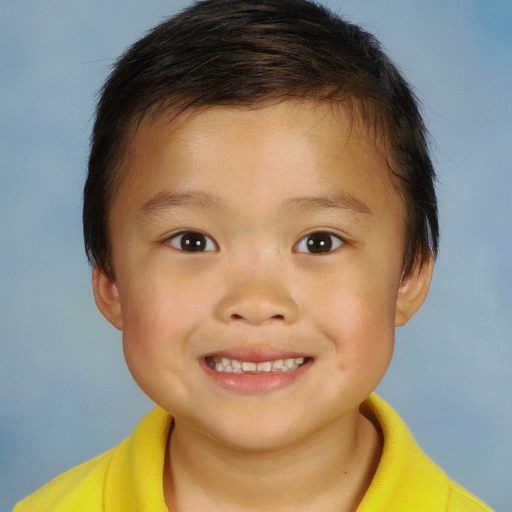
#> input picture resize_image_arguments_subprocess/40045.png, 1024 x 1024 px (shown at 1/2 size)
$ python resize_image_pass_image_as_argument.py
#> lines starting #> are read from the running program, lines starting #| are printed output that depends on the picture
#to run the code:
#python .\resize_image_pass_image_as_argument.py --image_path 40044.png


import cv2
import os
from argparse import ArgumentParser

def main(args):
    image_name = args.image_path
    img = cv2.imread(image_name)
#> img is the input picture: shape (1024, 1024, 3); mean B, G, R 115.3, 135.1, 147.6
    resized = cv2.resize(img, (256, 256))
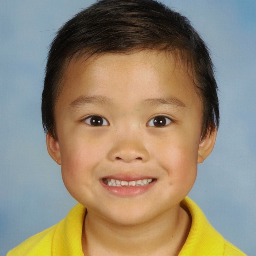
#> resized: shape (256, 256, 3); mean B, G, R 115.4, 135.2, 147.7
    cv2.imwrite("resized_"+image_name, resized)


if __name__ == "__main__":
    parser = ArgumentParser(description="resize images")
    parser.add_argument("--image_path", type=str, default='40045.png' , help="path to the image")
    args = parser.parse_args()
    main(args)

$ run again, with resize_image_arguments_subprocess/40044.png copied over resize_image_arguments_subprocess/40045.png
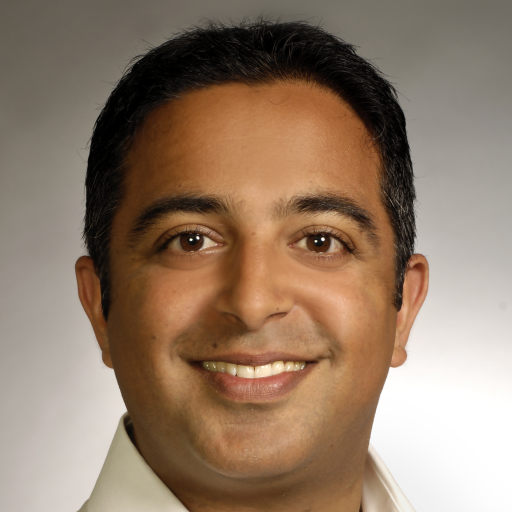
#> input picture resize_image_arguments_subprocess/40044.png, 1024 x 1024 px (shown at 1/2 size)
#> in main, img is the input picture: shape (1024, 1024, 3); mean B, G, R 103.5, 123, 145.8
#> in main, `resized = cv2.resize(img, (256, 256))`:
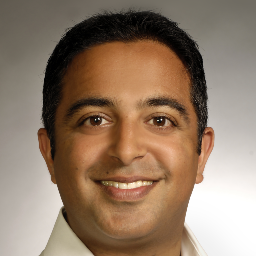
#> resized: shape (256, 256, 3); mean B, G, R 103.6, 123.1, 145.9

$ run again, with resize_image_arguments_subprocess/40099.png copied over resize_image_arguments_subprocess/40045.png
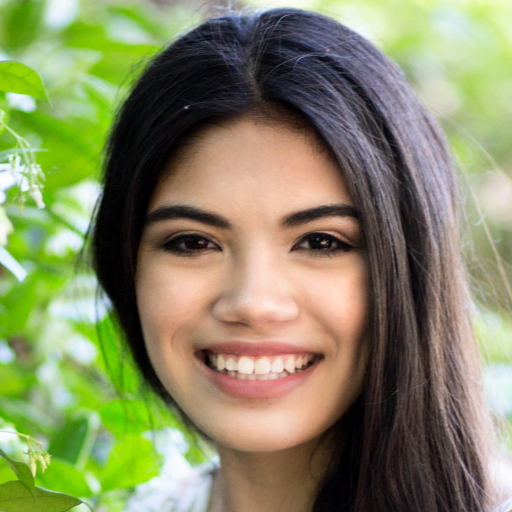
#> input picture resize_image_arguments_subprocess/40099.png, 1024 x 1024 px (shown at 1/2 size)
#> in main, img is the input picture: shape (1024, 1024, 3); mean B, G, R 99.1, 136.9, 134.9
#> in main, `resized = cv2.resize(img, (256, 256))`:
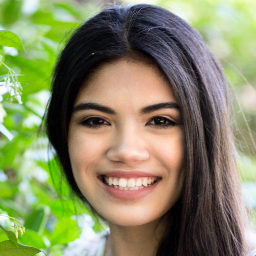
#> resized: shape (256, 256, 3); mean B, G, R 99.2, 137, 135

$ run again, with resize_image_arguments_subprocess/40118.png copied over resize_image_arguments_subprocess/40045.png
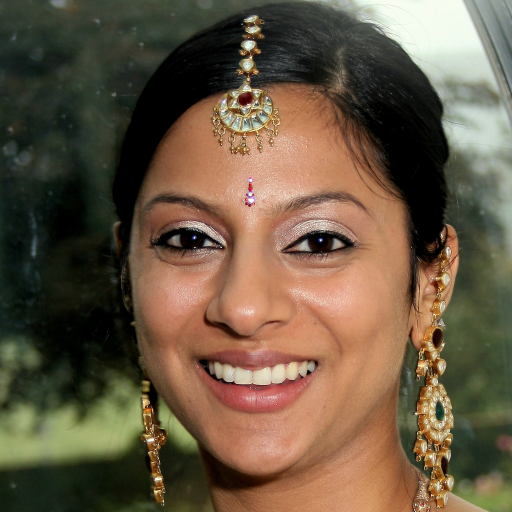
#> input picture resize_image_arguments_subprocess/40118.png, 1024 x 1024 px (shown at 1/2 size)
#> in main, img is the input picture: shape (1024, 1024, 3); mean B, G, R 66.9, 88, 105.3
#> in main, `resized = cv2.resize(img, (256, 256))`:
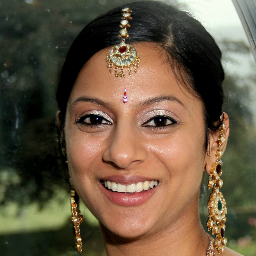
#> resized: shape (256, 256, 3); mean B, G, R 67.1, 88.2, 105.4
